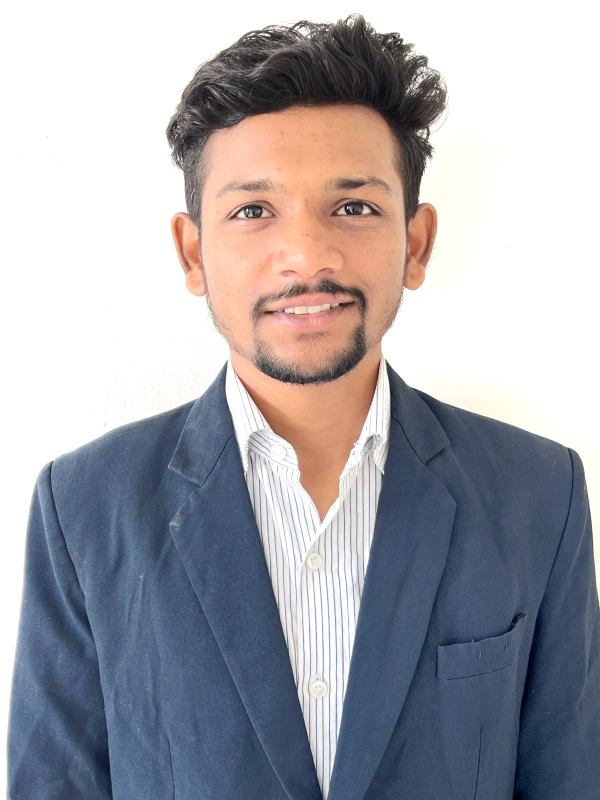
#> input picture Resources/photo.jpeg, 1200 x 1600 px (shown at 1/2 size)
$ python color_detection.py
#> lines starting #> are read from the running program, lines starting #| are printed output that depends on the picture; after the words box and inside, x2 and y2 are one past the last pixel; in counts of white or black regions, pixels touching at a corner belong together
import cv2
import numpy as np
# [8 lines of commented-out code are left out]
def empty(a):
    pass
#create window for trackbars
cv2.namedWindow("TrackBars")
cv2.resizeWindow("TrackBars",640,240)
cv2.createTrackbar("Hue-min","TrackBars",0,179,empty)
#> slider 'Hue-min' is set to 35
cv2.createTrackbar("Hue-max","TrackBars",179,179,empty)
cv2.createTrackbar("Sat-min","TrackBars",0,255,empty)
#> slider 'Sat-min' is set to 51
cv2.createTrackbar("Sat-max","TrackBars",255,255,empty)
cv2.createTrackbar("val-max","TrackBars",255,255,empty)
cv2.createTrackbar("val-min","TrackBars",0,255,empty)
#> slider 'val-min' is set to 51

while True:

    img1=cv2.imread("Resources/photo.jpeg")
#> img1 is the input picture: shape (1600, 1200, 3); mean B, G, R 170.8, 164.8, 166
    img=cv2.resize(img1,(640,600))
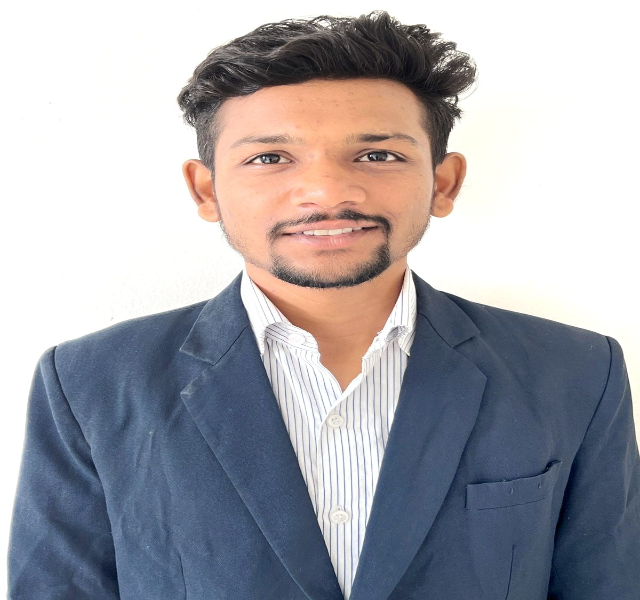
#> img: shape (600, 640, 3); mean B, G, R 170.8, 164.8, 165.9

    imgHSV=cv2.cvtColor(img,cv2.COLOR_BGR2HSV)
#> imgHSV: shape (600, 640, 3); mean H, S, V 54.3, 53.8, 182.6
    h_min=cv2.getTrackbarPos("Hue-min","TrackBars")
    h_min = cv2.getTrackbarPos("Hue-min", "TrackBars")
    h_max = cv2.getTrackbarPos("Hue-max", "TrackBars")
    s_min = cv2.getTrackbarPos("Sat-min", "TrackBars")
    s_max = cv2.getTrackbarPos("Sat-max", "TrackBars")
    v_min = cv2.getTrackbarPos("val-min", "TrackBars")
    v_max = cv2.getTrackbarPos("val-max", "TrackBars")
    print(h_min,h_max,s_min,s_max,v_min,v_max)
    lower=np.array([h_min,s_min,v_min])
    upper=np.array([h_max,s_max,v_max])
    mask=cv2.inRange(imgHSV,lower,upper)
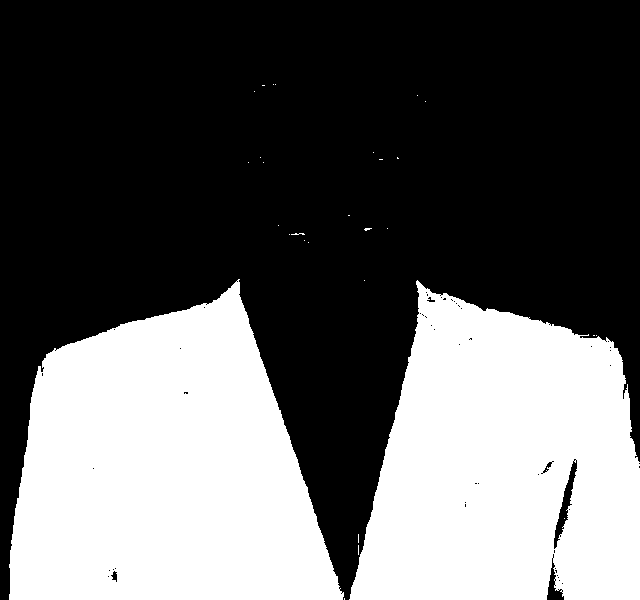
#> mask: shape (600, 640); 38% white; 29 white regions (27 under 20 px), largest, box (x1, y1, x2, y2) and area: (9, 279, 344, 600) 76120, (349, 280, 640, 600) 69676
    cv2.imshow("Orignal", img)
    cv2.imshow("mask", mask)

   # cv2.imshow("HSV",imgHSV)

    cv2.waitKey(1)
cv2.waitKey(0)

$ run again, with Resources/WhatsApp Image 2022-06-21 at 10.59.24 AM.jpeg copied over Resources/photo.jpeg
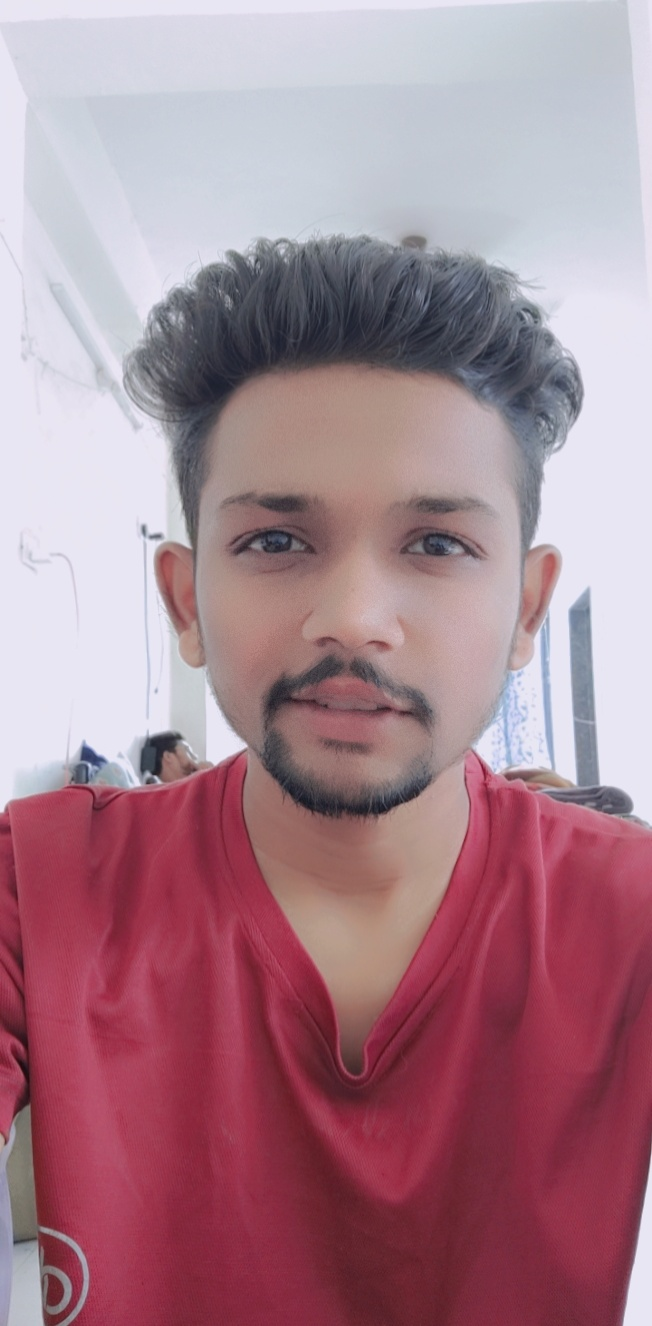
#> input picture Resources/WhatsApp Image 2022-06-21 at 10.59.24 AM.jpeg, 652 x 1326 px
#> img1 is the input picture: shape (1326, 652, 3); mean B, G, R 143, 131, 168.4
#> `img=cv2.resize(img1,(640,600))`:
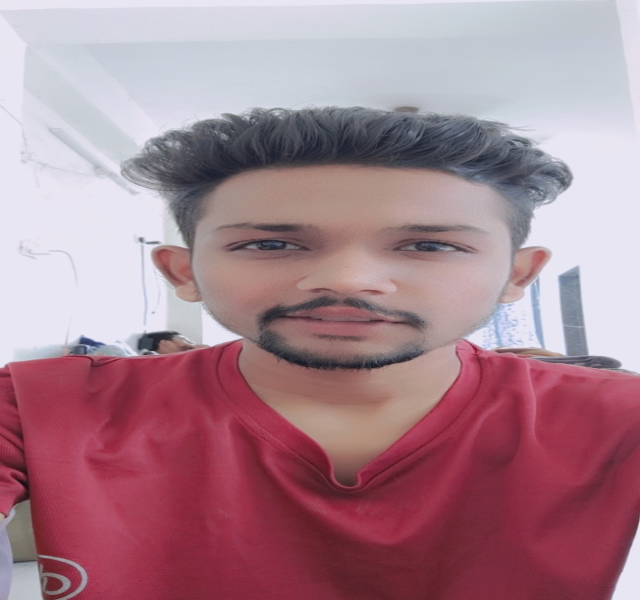
#> img: shape (600, 640, 3); mean B, G, R 142.9, 130.9, 168.3
#> imgHSV: shape (600, 640, 3); mean H, S, V 125.6, 78.3, 174.5
#> `mask=cv2.inRange(imgHSV,lower,upper)`:
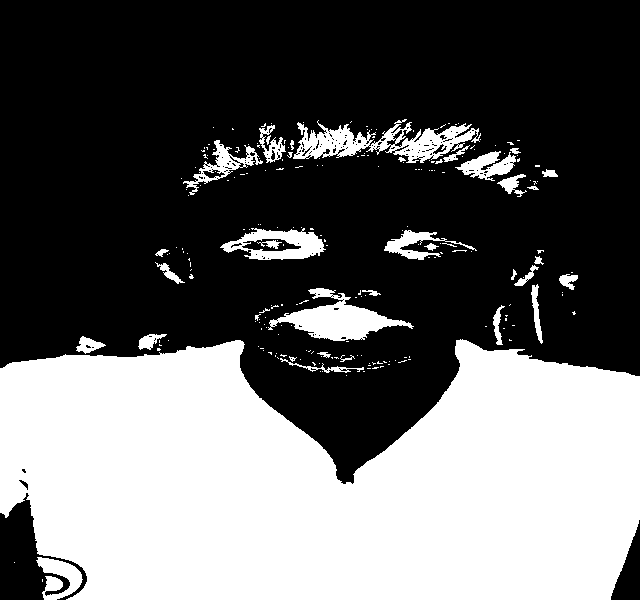
#> mask: shape (600, 640); 39% white; 225 white regions (190 under 20 px), largest, box (x1, y1, x2, y2) and area: (0, 339, 640, 600) 133683, (293, 119, 481, 163) 3532, (268, 288, 414, 341) 3102

$ run again, with Resources/LRM_EXPORT_4907843741870_20190820_223612197-01.jpeg-1.jpg copied over Resources/photo.jpeg
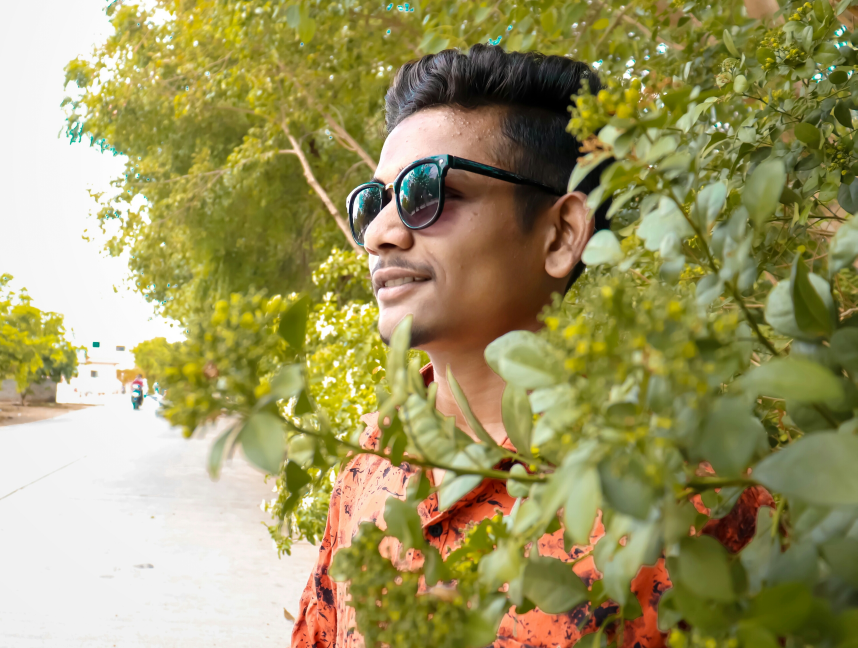
#> input picture Resources/LRM_EXPORT_4907843741870_20190820_223612197-01.jpeg-1.jpg, 2572 x 1944 px (shown at 1/3 size)
#> img1 is the input picture: shape (1944, 2572, 3); mean B, G, R 98.8, 150.7, 158.1
#> `img=cv2.resize(img1,(640,600))`:
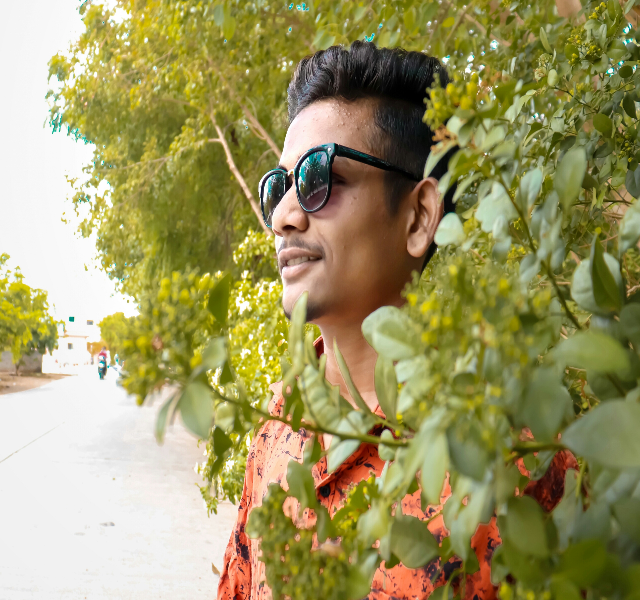
#> img: shape (600, 640, 3); mean B, G, R 98.7, 150.6, 158
#> imgHSV: shape (600, 640, 3); mean H, S, V 25.8, 117.4, 160.8
#> `mask=cv2.inRange(imgHSV,lower,upper)`:
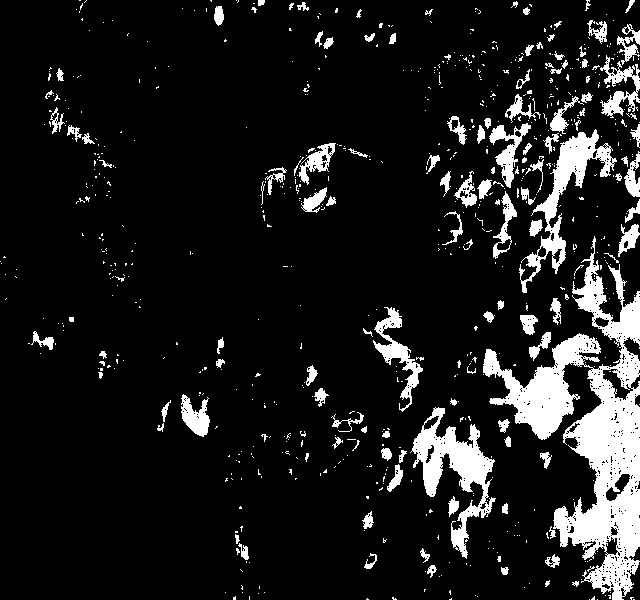
#> mask: shape (600, 640); 11.1% white; 730 white regions (606 under 20 px), largest, box (x1, y1, x2, y2) and area: (483, 236, 640, 600) 18421, (410, 407, 496, 559) 4135, (519, 129, 617, 293) 3263
